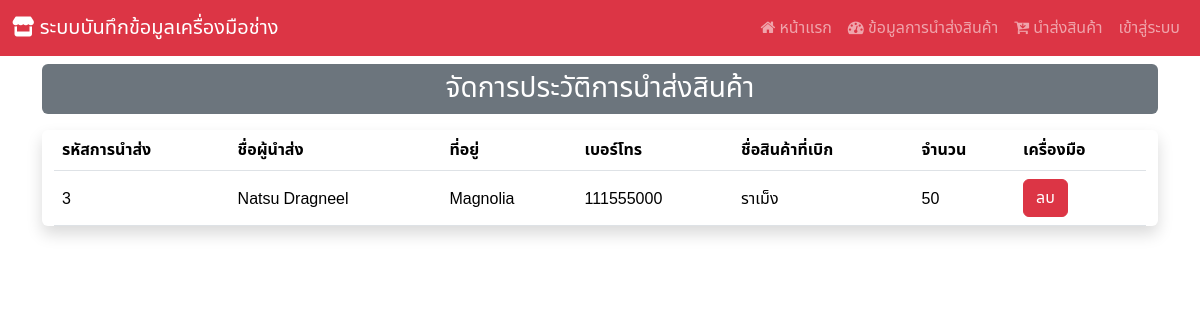
/buy_product/, run on an earlier commit of the app's database.
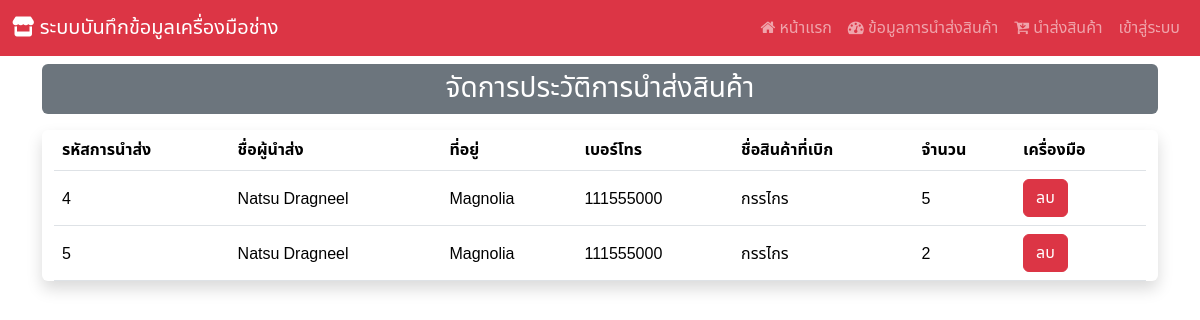
And on a later commit of the database.
### Hospital_app/models.py (models this page shows, shortened)
class report_buy(models.Model):
    report_id = models.AutoField(primary_key=True)
    username = models.CharField(max_length=255)
    address = models.CharField(max_length=255)
    tal = models.CharField(max_length=255)
    product_name = models.CharField(max_length=255)
    product_qty = models.IntegerField()

### Hospital_app/views.py (the view)
# urls.py: path('buy_product/', views.buy_product_view, name='buy_product'),
def buy_product_view(request):
    show_report = report_buy.objects.all()
    context  = {"report" : show_report}
    return render(request, "buy_product.html", context)

### Hospital_app/templates/buy_product.html (shortened to what this page needs)
{% extends "base.html" %}
{% block content %}
<div class="mt-2 p-2 bg-secondary text-center text-white rounded h3">
    จัดการประวัติการนำส่งสินค้า
</div>
<div class="container-fluid my-3 justify-content-center align-items-center shadow rounded">
    <table class="table table-responsive">
        <thead>
            <tr>
                <th>รหัสการนำส่ง</th>
                <th>ชื่อผู้นำส่ง</th>
                <th>ที่อยู่</th>
                <th>เบอร์โทร</th>
                <th>ชื่อสินค้าที่เบิก</th>
                <th>จำนวน</th>
                <th>เครื่องมือ</th>
            </tr>
        </thead>
        <tbody>
            {% for i in report %}
                <tr>
                    <td class="pt-3">{{ i.report_id }}</td>
                    <td class="pt-3">{{ i.username }}</td>
                    <td class="pt-3">{{ i.address }}</td>
                    <td class="pt-3">{{ i.tal }}</td>
                    <td class="pt-3">{{ i.product_name }}</td>
                    <td class="pt-3">{{ i.product_qty }}</td>
                    <td><a href="delete_report/{{ i.report_id }}/" class="btn btn-danger" data-bs-toggle="modal" data-bs-target="#deleteConfirmationModal" onclick="setDeleteUrl('delete_report/{{ i.report }}/')">ลบ</a></td>
                </tr>
            {% endfor %}
        </tbody>
        </div>
</div>
{% endblock %}

What changed in the data, as far as the page shows it:
removed report_buy: report_id "3", username "Natsu Dragneel", address "Magnolia", tal "111555000", product_name "ราเม็ง", product_qty "50"
added report_buy: report_id "4", username "Natsu Dragneel", address "Magnolia", tal "111555000", product_name "กรรไกร", product_qty "5"
added report_buy: report_id "5", username "Natsu Dragneel", address "Magnolia", tal "111555000", product_name "กรรไกร", product_qty "2"
